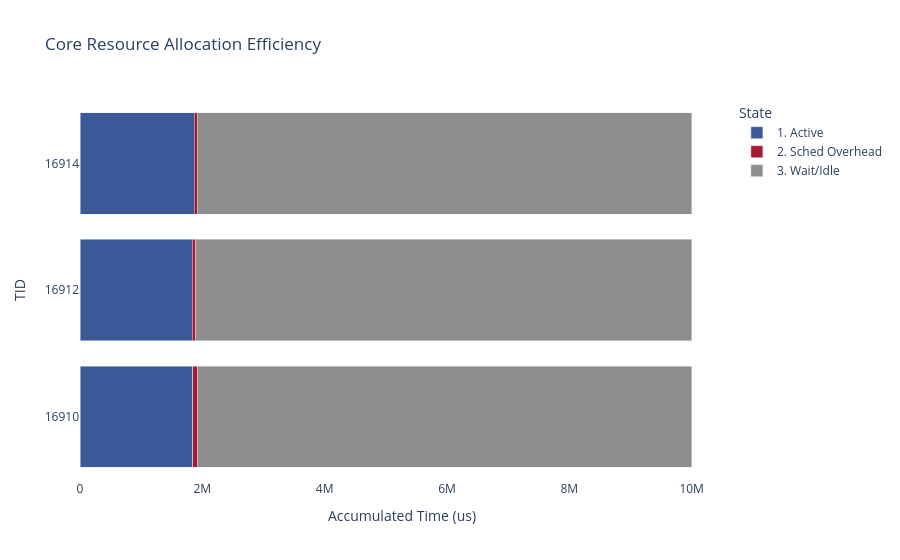

The code cell stored with this chart in its notebook:
### Markdown cell above
## 3. 核心效率拆解图 (Science Stacked Bar)
说明：将时间切分为：有效功、开销、空闲。这是论文中证明“独占效率”的关键图表。

### Code cell
def draw_px_efficiency_sci(df_jobs):
    total_obs = df_jobs["start_ms"].max() * 1000 + df_jobs["instance_jitter"].max()
    res = []
    for tid in df_jobs['tid'].unique():
        sub = df_jobs[df_jobs['tid'] == tid]
        active = sub['algo_us'].sum()
        ovhd = sub['instance_jitter'].sum()
        idle = max(0, total_obs - (active + ovhd))

        res.append({"TID": tid, "State": "1. Active", "Time": active})
        res.append({"TID": tid, "State": "2. Sched Overhead", "Time": ovhd})
        res.append({"TID": tid, "State": "3. Wait/Idle", "Time": idle})

    fig = px.bar(
        pd.DataFrame(res), y="TID", x="Time", color="State",
        color_discrete_map={
            "1. Active": SCI_PALETTE["Active"],
            "2. Sched Overhead": SCI_PALETTE["Overhead"],
            "3. Wait/Idle": SCI_PALETTE["Idle"]
        },
        orientation='h',
        title="Core Resource Allocation Efficiency"
    )

    fig.update_layout(
        plot_bgcolor='white',
        xaxis_title="Accumulated Time (us)",
        barmode='stack',
        font=dict(size=12)
    )
    fig.show()

draw_px_efficiency_sci(full_job_df)

### Figure 1 — Plotly figure (JSON) as saved in the notebook; plotly's stock layout.template omitted (floating-point values rounded to 4 significant figures)
{"data": [{"hovertemplate": "State=1. Active<br>Time=%{x}<br>TID=%{y}<extra></extra>", "legendgroup": "1. Active", "marker": {"color": "#3B5998", "pattern": {"shape": ""}}, "name": "1. Active", "orientation": "h", "showlegend": true, "textposition": "auto", "x": [1841000.0, 1836000.0, 1865000.0], "xaxis": "x", "y": ["16910", "16912", "16914"], "yaxis": "y", "type": "bar"}, {"hovertemplate": "State=2. Sched Overhead<br>Time=%{x}<br>TID=%{y}<extra></extra>", "legendgroup": "2. Sched Overhead", "marker": {"color": "#A6192E", "pattern": {"shape": ""}}, "name": "2. Sched Overhead", "orientation": "h", "showlegend": true, "textposition": "auto", "x": [79110.0, 52340.0, 51520.0], "xaxis": "x", "y": ["16910", "16912", "16914"], "yaxis": "y", "type": "bar"}, {"hovertemplate": "State=3. Wait/Idle<br>Time=%{x}<br>TID=%{y}<extra></extra>", "legendgroup": "3. Wait/Idle", "marker": {"color": "#8E8E8E", "pattern": {"shape": ""}}, "name": "3. Wait/Idle", "orientation": "h", "showlegend": true, "textposition": "auto", "x": [8082000.0, 8114000.0, 8086000.0], "xaxis": "x", "y": ["16910", "16912", "16914"], "yaxis": "y", "type": "bar"}], "layout": {"xaxis": {"anchor": "y", "domain": [0.0, 1.0], "title": {"text": "Accumulated Time (us)"}}, "yaxis": {"anchor": "x", "domain": [0.0, 1.0], "title": {"text": "TID"}}, "legend": {"title": {"text": "State"}, "tracegroupgap": 0}, "title": {"text": "Core Resource Allocation Efficiency"}, "barmode": "stack", "font": {"size": 12}, "plot_bgcolor": "white"}}
